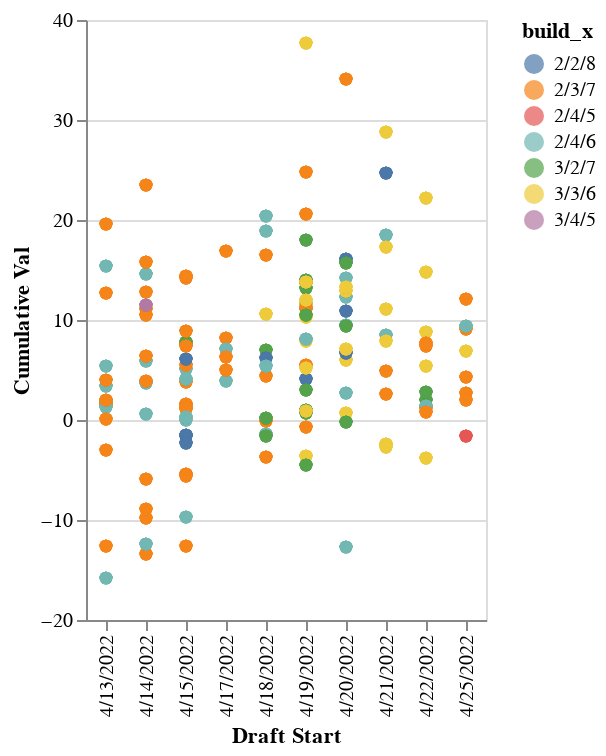

Source (notebook cell):
### Code cell
#Team Build by draft date, with cumulative ADP value

alt.Chart(df1).mark_circle(size=40).encode(
    x='Draft Start',
    y='Cumulative Val',
    color='build_x',
    tooltip=['Draft Start','Team', 'build_x', 'Cumulative Val']
).interactive()

### Figure 1 — Vega-Lite specification as saved in the notebook (floating-point values rounded to 4 significant figures; data arrays with more than 128 entries replaced by an {"elided": "..."} marker saying what was removed)
{"config": {"view": {"continuousWidth": 400, "continuousHeight": 300}}, "data": {"name": "data-e6429e704abd7e45f47a8331a8ab4e14"}, "mark": {"type": "circle", "size": 40}, "encoding": {"color": {"field": "build_x", "type": "nominal"}, "tooltip": [{"field": "Draft Start", "type": "nominal"}, {"field": "Team", "type": "quantitative"}, {"field": "build_x", "type": "nominal"}, {"field": "Cumulative Val", "type": "quantitative"}], "x": {"field": "Draft Start", "type": "nominal"}, "y": {"field": "Cumulative Val", "type": "quantitative"}}, "selection": {"selector012": {"type": "interval", "bind": "scales", "encodings": ["x", "y"]}}, "$schema": "https://vega.github.io/schema/vega-lite/v4.17.0.json", "datasets": {"data-e6429e704abd7e45f47a8331a8ab4e14": {"elided": "1800 records"}}}
